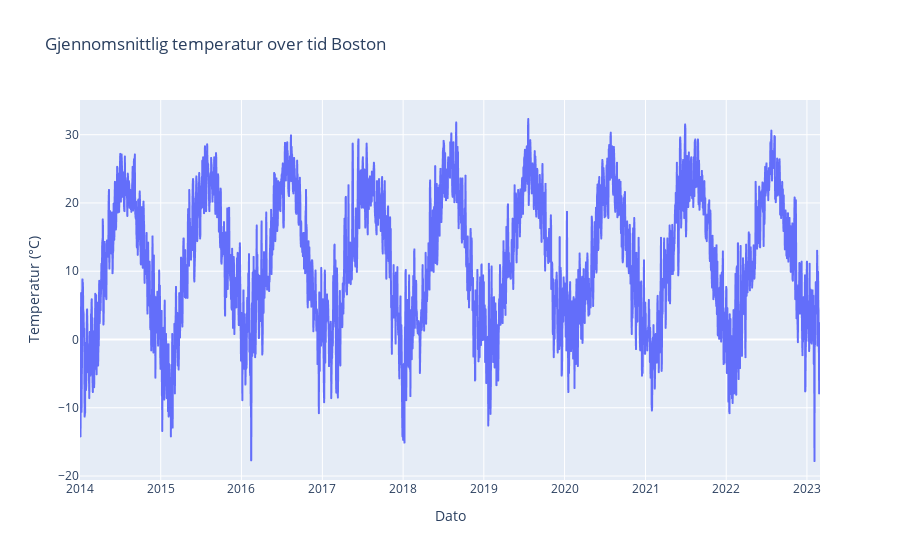
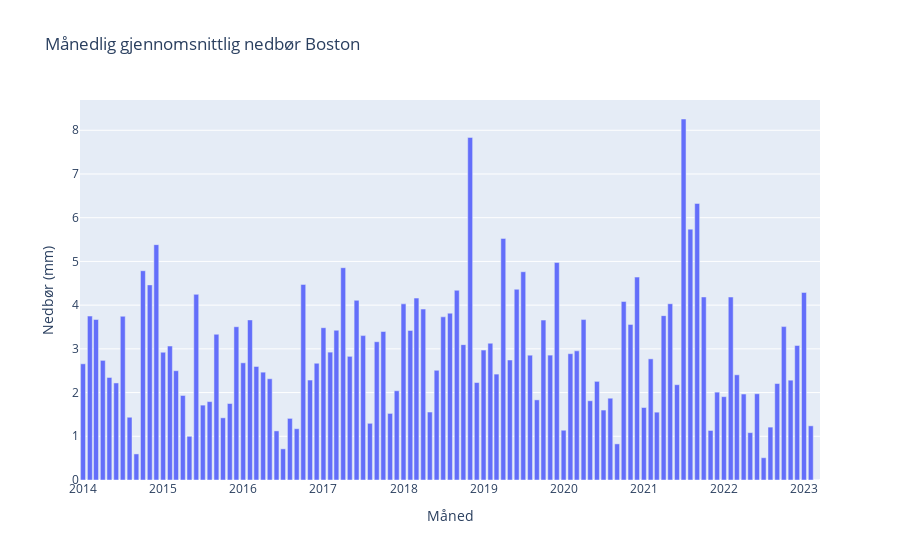
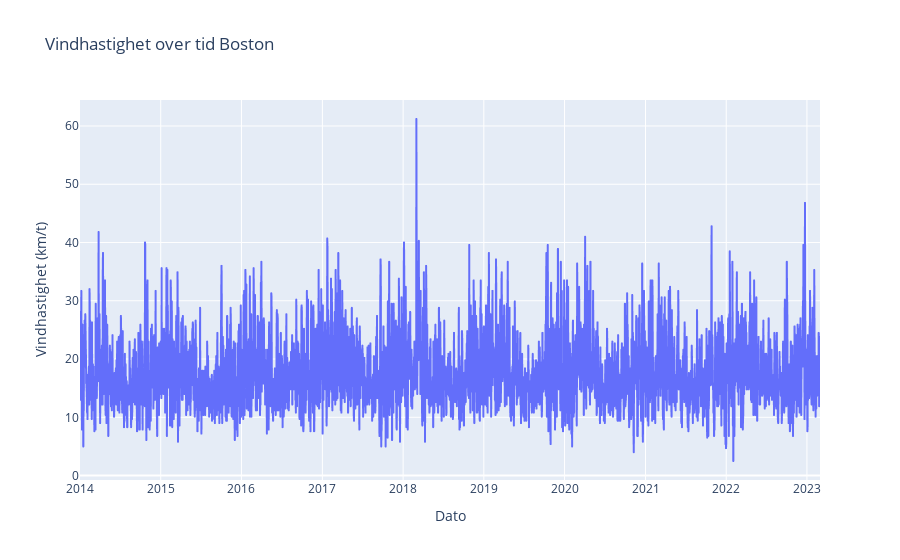
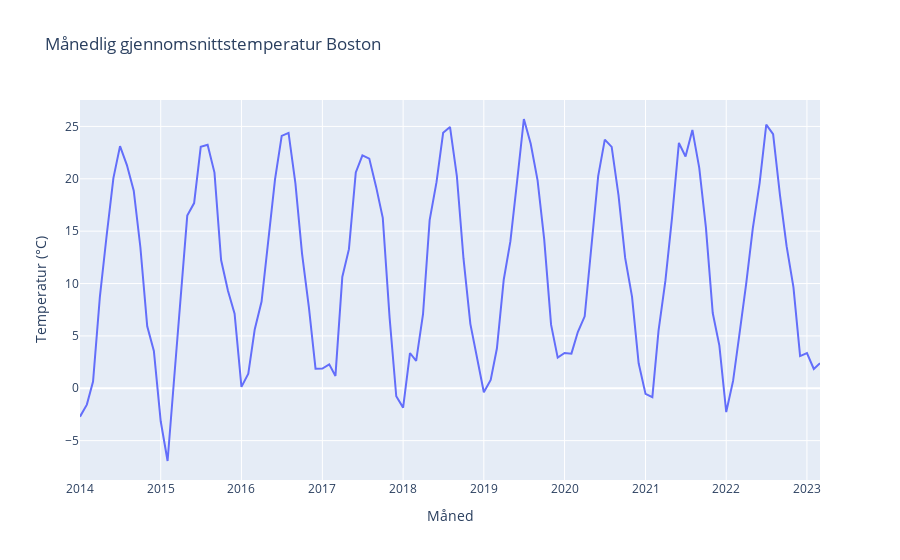

These figures' notebook cell, in order:
### Markdown cell above
#### Datasett 2 - Boston

Kode til datasett 2 - Boston    
🔗 [BostonWeather](../Visualisering/BostonWeather.py)

***Figur 1:***    
Denne grafen viser tidsserien for gjennomsnittlig temperatur i Boston fra 2014 og fram til 2022. Man kan tydelig se: årlige sykluser, sesongvariasjoner og langsiktige mønstre

Grafen gir et helhetlig bilde av hvordan klimaet i Boston varierer sesongmessig, og er et godt utgangspunkt for å sammenligne mot andre steder eller se trender over flere år.

***Figur 2:***    
Dette søylediagrammet viser månedlig gjennomsnittlig nedbør i Boston fra 2014 til 2022, målt i millimeter per måned. Hver søyle representerer én måned, og diagrammet avdekker:

Variasjon fra måned til måned: Noen måneder har markant høyere nedbør (opptil ca. 8 mm), mens andre ligger nær 1–2 mm.

Årlige mønstre: Du kan skimte små sesongbølger – enkelte somre og vintrer er våtere enn snittet.

Ingen sterk langsiktig trend: År for år ser det ut til å være betydelig tilfeldighet, uten en klar opp- eller nedgang over hele perioden.Slike data gir innsikt i når Boston typisk opplever mest regn.

***Figur 3:***   
Grafen viser tidsserien for gjennomsnittlig vindhastighet i Boston fra 2014 til 2022, målt i km/t. Hver vertikal strek representerer én observasjon (for eksempel døgnmiddel), og vi ser:
Generelt nivå: Vindhastigheten ligger oftest mellom 10–25 km/t.
Sesongmønstre: Små topper om vinteren, når stormer og kaldfronter kan gi kraftigere vind.

Variasjon over tid: Ingen tydelig langsiktig økning eller reduksjon, men regelmessige korte vindøkninger gjennom hele perioden. Dette gir et helhetlig bilde av vindforholdene i Boston, nyttig for å forstå klimatiske variasjoner og ekstreme værhendelser.

***Figur 4:***    
Grafen viser månedlige gjennomsnittstemperaturer i Boston (2014–2022). Den tydelige årssyklusen med kalde vintre (rundt –5 °C) og varme somre (20–25 °C) gjentar seg hvert år, med jevne månedsgjennomsnitt.

***Figur 5:***     
Dette histogrammet viser fordelingen av daglige temperaturer i Boston over hele perioden. Hver søyle representerer antall dager med en viss temperatur, i intervaller på noen få grader. Vi ser at de fleste dager har temperaturer mellom cirka 0 °C og 25 °C, med en topp rundt 15–20 °C. Kaldeste dager (under –10 °C) og varmeste dager (over 30 °C) forekommer sjeldent. Histogrammet gir et tydelig bilde av hvilke temperaturer som er mest vanlig i Boston.

***Figur 6:***    
Boxplottet viser fordelingen av månedlige gjennomsnittstemperaturer i London (2014–2020):

Median (strek i boksen) stiger fra ca. 0 °C i januar til rundt 24 °C i juli og august, før den faller tilbake mot 3 °C i desember.

Interkvartilspenn (IQR) (høyden på boksen) er størst om våren og tidlig sommer (april–juni), som indikerer større variasjon i temperatur mellom år. Om vinteren (jan–feb) er IQR mindre, dvs. mer konsistente lave temperaturer.

Vinger (whiskers) strekker seg fra kvartilgrensene til de mest ekstreme verdiene innenfor 1,5×IQR. Om sommeren kan whiskers nå opp mot 26–27 °C, mens de om vinteren når ned mot –5 °C.

Uteliggere (prikker) viser enkeltdager med uvanlig lave eller høye månedsgjennomsnitt, som en svært kald februar eller en ekstra varm mai.

Totalt illustrerer boxplottet klart de gjentakende årstidssyklene: kalde og jevne vintre, økende variasjon om våren, og varme, noe mer varierte somre.

### Code cell
# Importer og bruk funksjonen for å visualisere Boston-data
import sys
import os
sys.path.append(os.path.abspath(os.path.join(os.getcwd(), '..', 'Visualisering')))
from BostonWeather import vis_boston_weather

# Kjør visualisering for Boston-data
vis_boston_weather(os.path.abspath(os.path.join('..', 'data', 'BostonData2.csv')))

# Importer og bruk funksjonen for å visualisere boxplot av månedlig gjennomsnittstemperatur i Bostonsys.path.append(os.path.abspath(os.path.join(os.getcwd(), '..', 'Visualisering')))
from BostonWeather import boxplot_mnd_gjennomsnitt

boxplot_mnd_gjennomsnitt(os.path.abspath(os.path.join('..', 'data', 'BostonData2.csv')))
